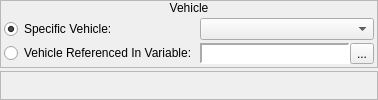
        <widget class="QWidget" name="wPartyIsRiding">
         <layout class="QVBoxLayout" name="verticalLayout_44">
          <property name="spacing">
           <number>3</number>
          </property>
          <property name="margin">
           <number>0</number>
          </property>
          <item>
           <widget class="QFrame" name="frame_29">
            <property name="sizePolicy">
             <sizepolicy hsizetype="Preferred" vsizetype="Fixed">
              <horstretch>0</horstretch>
              <verstretch>0</verstretch>
             </sizepolicy>
            </property>
            <property name="frameShape">
             <enum>QFrame::StyledPanel</enum>
            </property>
            <property name="frameShadow">
             <enum>QFrame::Raised</enum>
            </property>
            <layout class="QVBoxLayout" name="verticalLayout_41">
             <property name="spacing">
              <number>0</number>
             </property>
             <property name="margin">
              <number>0</number>
             </property>
             <item>
              <widget class="QLabel" name="label_19">
               <property name="sizePolicy">
                <sizepolicy hsizetype="Preferred" vsizetype="Fixed">
                 <horstretch>0</horstretch>
                 <verstretch>0</verstretch>
                </sizepolicy>
               </property>
               <property name="text">
                <string>Vehicle</string>
               </property>
               <property name="alignment">
                <set>Qt::AlignCenter</set>
               </property>
              </widget>
             </item>
             <item>
              <widget class="QWidget" name="widget_38" native="true">
               <layout class="QHBoxLayout" name="horizontalLayout_30">
                <property name="spacing">
                 <number>3</number>
                </property>
                <property name="margin">
                 <number>3</number>
                </property>
                <item>
                 <widget class="QWidget" name="widget_39" native="true">
                  <property name="sizePolicy">
                   <sizepolicy hsizetype="Fixed" vsizetype="Preferred">
                    <horstretch>0</horstretch>
                    <verstretch>0</verstretch>
                   </sizepolicy>
                  </property>
                  <layout class="QVBoxLayout" name="verticalLayout_42">
                   <property name="spacing">
                    <number>3</number>
                   </property>
                   <property name="margin">
                    <number>0</number>
                   </property>
                   <item>
                    <widget class="QRadioButton" name="riding_rbSpecificVehicle">
                     <property name="text">
                      <string>Specific Vehicle:</string>
                     </property>
                     <property name="checked">
                      <bool>true</bool>
                     </property>
                    </widget>
                   </item>
                   <item>
                    <widget class="QRadioButton" name="riding_rbReferencedVehicle">
                     <property name="text">
                      <string>Vehicle Referenced In Variable:</string>
                     </property>
                    </widget>
                   </item>
                  </layout>
                 </widget>
                </item>
                <item>
                 <widget class="QWidget" name="widget_40" native="true">
                  <layout class="QVBoxLayout" name="verticalLayout_43">
                   <property name="spacing">
                    <number>3</number>
                   </property>
                   <property name="margin">
                    <number>0</number>
                   </property>
                   <item>
                    <widget class="QComboBox" name="riding_cboxVehicles"/>
                   </item>
                   <item>
                    <widget class="QWidget" name="riding_wVariable" native="true">
                     <property name="sizePolicy">
                      <sizepolicy hsizetype="Preferred" vsizetype="Fixed">
                       <horstretch>0</horstretch>
                       <verstretch>0</verstretch>
                      </sizepolicy>
                     </property>
                     <layout class="QHBoxLayout" name="horizontalLayout_48">
                      <property name="spacing">
                       <number>0</number>
                      </property>
                      <property name="margin">
                       <number>0</number>
                      </property>
                      <item>
                       <widget class="QLabel" name="riding_lblVariable">
                        <property name="sizePolicy">
                         <sizepolicy hsizetype="Preferred" vsizetype="Preferred">
                          <horstretch>0</horstretch>
                          <verstretch>0</verstretch>
                         </sizepolicy>
                        </property>
                        <property name="minimumSize">
                         <size>
                          <width>150</width>
                          <height>0</height>
                         </size>
                        </property>
                        <property name="font">
                         <font>
                          <family>Monospace</family>
                         </font>
                        </property>
                        <property name="styleSheet">
                         <string notr="true">background-color: palette(base);</string>
                        </property>
                        <property name="frameShape">
                         <enum>QFrame::Panel</enum>
                        </property>
                        <property name="frameShadow">
                         <enum>QFrame::Sunken</enum>
                        </property>
                        <property name="lineWidth">
                         <number>2</number>
                        </property>
                        <property name="text">
                         <string/>
                        </property>
                       </widget>
                      </item>
                      <item>
                       <widget class="QToolButton" name="riding_bBrowseVariables">
                        <property name="text">
                         <string>...</string>
                        </property>
                        <property name="icon">
                         <iconset resource="gui_icons.qrc">
                          <normaloff>:/icons/fileopen.png</normaloff>:/icons/fileopen.png</iconset>
                        </property>
                       </widget>
                      </item>
                     </layout>
                    </widget>
                   </item>
                  </layout>
                 </widget>
                </item>
               </layout>
              </widget>
             </item>
            </layout>
           </widget>
          </item>
          <item>
           <widget class="QFrame" name="frame_30">
            <property name="frameShape">
             <enum>QFrame::StyledPanel</enum>
            </property>
            <property name="frameShadow">
             <enum>QFrame::Raised</enum>
            </property>
           </widget>
          </item>
         </layout>
        </widget>
